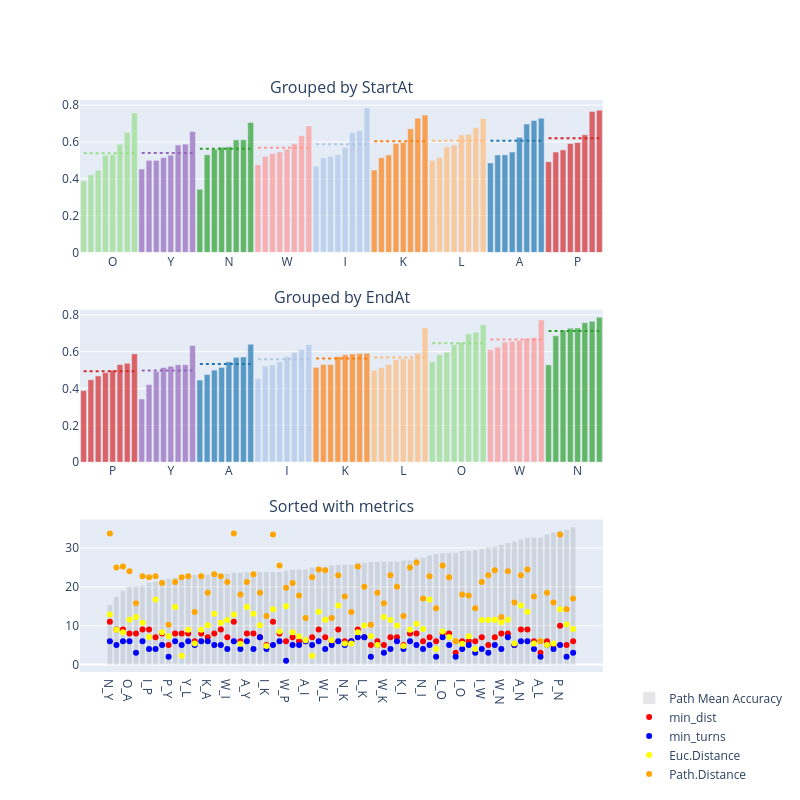

Write notebook code for a chart like this one.
### Markdown cell above
## Do the plotting

### Code cell
# Assuming test_df is your initial DataFrame
new_df = test_df.groupby(["StartAt", "EndAt"])["accuracy"].mean().reset_index()
new_df["StartEnd"] = new_df["StartAt"] + "_" + new_df["EndAt"]

print(new_df)
color_dict = {k: f'rgb({v[0]*255},{v[1]*255},{v[2]*255})' for k, v in zip(new_df["StartAt"].unique(), plt.get_cmap('tab20').colors)}

# # Create the layout for subplots
fig = make_subplots(rows=3, cols=1, vertical_spacing=0.1, subplot_titles=("Grouped by StartAt", "Grouped by EndAt", "Sorted with metrics"))

# Sorting by StartAt
avg_startat = new_df.groupby("StartAt")["accuracy"].mean().sort_values()
new_df["StartAt"] = pd.Categorical(new_df["StartAt"], categories=avg_startat.index, ordered=True)
new_df = new_df.sort_values(["StartAt", "accuracy"])
new_df["colors_start"] = new_df["StartAt"].apply(lambda x: color_dict[x])

# Add traces for StartAt groups
traces_start, tickvals_start, ticktext_start = create_trace(new_df, "colors_start", "StartAt", "StartAt")
for trace in traces_start:
    fig.add_trace(trace, row=1, col=1)
  
# Sorting by EndAt
avg_endat = new_df.groupby("EndAt")["accuracy"].mean().sort_values()
new_df["EndAt"] = pd.Categorical(new_df["EndAt"], categories=avg_endat.index, ordered=True)
new_df = new_df.sort_values(["EndAt", "accuracy"])
new_df["colors_end"] = new_df["EndAt"].apply(lambda x: color_dict[x])

# Add traces for EndAt groups
traces_end, tickvals_end, ticktext_end = create_trace(new_df, "colors_end", "EndAt", "EndAt")
for trace in traces_end:
    fig.add_trace(trace, row=2, col=1)

## Add third plot
# Assuming test_df is your initial DataFrame
metrics_to_plot = ["min_dist", "min_turns", "Euc.Distance", "Path.Distance"]
colors = ["red", "blue", "yellow", "orange"]

# Prepare data
path_accs = test_df[["StartEnd", "path_mean_acc"] + metrics_to_plot].drop_duplicates(subset=["StartEnd"], keep="first")
path_accs = path_accs.sort_values("path_mean_acc")

# Bar plot for path mean accuracy
bar_trace = go.Bar(
    x=path_accs["StartEnd"],
    y=path_accs["path_mean_acc"]*45,
    marker=dict(color="rgba(0, 0, 0, 0.1)"),
    name="Path Mean Accuracy",
    xaxis="x3",
    yaxis="y11",
    hovertemplate="StartEnd: %{x}<br>Path Mean Accuracy: %{customdata:.2f}<extra></extra>",
    customdata=path_accs["path_mean_acc"],

)
fig.add_trace(bar_trace, row=3, col=1)

# Scatter plots for metrics
for metric, color in zip(metrics_to_plot, colors):
    scatter_trace = go.Scatter(
        x=path_accs["StartEnd"],
        y=path_accs[metric],
        mode='markers',
        marker=dict(color=color),
        name=metric,
        xaxis="x3",
        yaxis="y12"
        # hovertemplate=f"StartEnd: <br>{metric}: %{y:.2f}<extra></extra>"#%{x}
    )
    fig.add_trace(scatter_trace, row=3, col=1)

# Update layout for color legends and custom ticks
fig.update_layout(
    height=800, width=800,
    showlegend=True,
    legend=dict(
        x=1.05,
        y=-10,
        traceorder='normal'
    ),
    xaxis=dict(
        tickvals=tickvals_start,
        ticktext=ticktext_start,
        tickmode='array'
    ),
    xaxis2=dict(
        tickvals=tickvals_end,
        ticktext=ticktext_end,
        tickmode='array',
    ),
    yaxis11=dict(title="Path Mean Accuracy", anchor="x3"),
    yaxis12=dict(title="Metrics", anchor="x3", overlaying='y7', side='right'),
)

fig.update_layout(hovermode="closest")

fig.show()
plot(fig, filename="figures/grouped_by_start_end.html")

### Figure 1 — Plotly figure (JSON) as saved in the notebook; plotly's stock layout.template omitted (floating-point values rounded to 4 significant figures)
{"data": [{"customdata": ["O_P", "O_Y", "O_A", "O_I", "O_L", "O_K", "O_W", "O_N"], "hovertemplate": "<br>%{customdata}, %{y:.2f}<extra></extra>", "marker": {"color": ["rgb(152.0,223.0,138.0)", "rgb(152.0,223.0,138.0)", "rgb(152.0,223.0,138.0)", "rgb(152.0,223.0,138.0)", "rgb(152.0,223.0,138.0)", "rgb(152.0,223.0,138.0)", "rgb(152.0,223.0,138.0)", "rgb(152.0,223.0,138.0)"]}, "opacity": 0.7, "showlegend": false, "type": "bar", "x": ["O_P", "O_Y", "O_A", "O_I", "O_L", "O_K", "O_W", "O_N"], "xaxis": "x", "y": [0.3889, 0.4219, 0.4462, 0.5286, 0.5312, 0.5882, 0.6522, 0.7576], "yaxis": "y"}, {"hovertemplate": "<b>StartAt: O</b><br>Avg Accuracy: %{y:.2f}<extra></extra>", "line": {"color": "rgb(152.0,223.0,138.0)", "dash": "dot", "width": 2}, "mode": "lines", "name": "Avg StartAt: O, 0.5393405160438809", "showlegend": false, "type": "scatter", "x": ["O_P", "O_Y", "O_A", "O_I", "O_L", "O_K", "O_W", "O_N"], "xaxis": "x", "y": [0.5393, 0.5393, 0.5393, 0.5393, 0.5393, 0.5393, 0.5393, 0.5393], "yaxis": "y"}, {"customdata": ["Y_I", "Y_A", "Y_L", "Y_K", "Y_N", "Y_O", "Y_P", "Y_W"], "hovertemplate": "<br>%{customdata}, %{y:.2f}<extra></extra>", "marker": {"color": ["rgb(148.0,103.0,189.0)", "rgb(148.0,103.0,189.0)", "rgb(148.0,103.0,189.0)", "rgb(148.0,103.0,189.0)", "rgb(148.0,103.0,189.0)", "rgb(148.0,103.0,189.0)", "rgb(148.0,103.0,189.0)", "rgb(148.0,103.0,189.0)"]}, "opacity": 0.7, "showlegend": false, "type": "bar", "x": ["Y_I", "Y_A", "Y_L", "Y_K", "Y_N", "Y_O", "Y_P", "Y_W"], "xaxis": "x", "y": [0.4531, 0.5, 0.5, 0.5152, 0.5286, 0.5833, 0.5882, 0.6567], "yaxis": "y"}, {"hovertemplate": "<b>StartAt: Y</b><br>Avg Accuracy: %{y:.2f}<extra></extra>", "line": {"color": "rgb(148.0,103.0,189.0)", "dash": "dot", "width": 2}, "mode": "lines", "name": "Avg StartAt: Y, 0.5406416236355465", "showlegend": false, "type": "scatter", "x": ["Y_I", "Y_A", "Y_L", "Y_K", "Y_N", "Y_O", "Y_P", "Y_W"], "xaxis": "x", "y": [0.5406, 0.5406, 0.5406, 0.5406, 0.5406, 0.5406, 0.5406, 0.5406], "yaxis": "y"}, {"customdata": ["N_Y", "N_P", "N_L", "N_A", "N_K", "N_W", "N_I", "N_O"], "hovertemplate": "<br>%{customdata}, %{y:.2f}<extra></extra>", "marker": {"color": ["rgb(44.0,160.0,44.0)", "rgb(44.0,160.0,44.0)", "rgb(44.0,160.0,44.0)", "rgb(44.0,160.0,44.0)", "rgb(44.0,160.0,44.0)", "rgb(44.0,160.0,44.0)", "rgb(44.0,160.0,44.0)", "rgb(44.0,160.0,44.0)"]}, "opacity": 0.7, "showlegend": false, "type": "bar", "x": ["N_Y", "N_P", "N_L", "N_A", "N_K", "N_W", "N_I", "N_O"], "xaxis": "x", "y": [0.3433, 0.5303, 0.5606, 0.5714, 0.5735, 0.6111, 0.6119, 0.7059], "yaxis": "y"}, {"hovertemplate": "<b>StartAt: N</b><br>Avg Accuracy: %{y:.2f}<extra></extra>", "line": {"color": "rgb(44.0,160.0,44.0)", "dash": "dot", "width": 2}, "mode": "lines", "name": "Avg StartAt: N, 0.5635105523439587", "showlegend": false, "type": "scatter", "x": ["N_Y", "N_P", "N_L", "N_A", "N_K", "N_W", "N_I", "N_O"], "xaxis": "x", "y": [0.5635, 0.5635, 0.5635, 0.5635, 0.5635, 0.5635, 0.5635, 0.5635], "yaxis": "y"}, {"customdata": ["W_A", "W_I", "W_P", "W_O", "W_L", "W_K", "W_Y", "W_N"], "hovertemplate": "<br>%{customdata}, %{y:.2f}<extra></extra>", "marker": {"color": ["rgb(255.0,152.0,150.0)", "rgb(255.0,152.0,150.0)", "rgb(255.0,152.0,150.0)", "rgb(255.0,152.0,150.0)", "rgb(255.0,152.0,150.0)", "rgb(255.0,152.0,150.0)", "rgb(255.0,152.0,150.0)", "rgb(255.0,152.0,150.0)"]}, "opacity": 0.7, "showlegend": false, "type": "bar", "x": ["W_A", "W_I", "W_P", "W_O", "W_L", "W_K", "W_Y", "W_N"], "xaxis": "x", "y": [0.4762, 0.5217, 0.5373, 0.5455, 0.5606, 0.5909, 0.6338, 0.6866], "yaxis": "y"}, {"hovertemplate": "<b>StartAt: W</b><br>Avg Accuracy: %{y:.2f}<extra></extra>", "line": {"color": "rgb(255.0,152.0,150.0)", "dash": "dot", "width": 2}, "mode": "lines", "name": "Avg StartAt: W, 0.5690728396889112", "showlegend": false, "type": "scatter", "x": ["W_A", "W_I", "W_P", "W_O", "W_L", "W_K", "W_Y", "W_N"], "xaxis": "x", "y": [0.5691, 0.5691, 0.5691, 0.5691, 0.5691, 0.5691, 0.5691, 0.5691], "yaxis": "y"}, {"customdata": ["I_P", "I_L", "I_Y", "I_K", "I_A", "I_O", "I_W", "I_N"], "hovertemplate": "<br>%{customdata}, %{y:.2f}<extra></extra>", "marker": {"color": ["rgb(174.0,199.0,232.0)", "rgb(174.0,199.0,232.0)", "rgb(174.0,199.0,232.0)", "rgb(174.0,199.0,232.0)", "rgb(174.0,199.0,232.0)", "rgb(174.0,199.0,232.0)", "rgb(174.0,199.0,232.0)", "rgb(174.0,199.0,232.0)"]}, "opacity": 0.7, "showlegend": false, "type": "bar", "x": ["I_P", "I_L", "I_Y", "I_K", "I_A", "I_O", "I_W", "I_N"], "xaxis": "x", "y": [0.4688, 0.5135, 0.5211, 0.5303, 0.5694, 0.6515, 0.6618, 0.7864], "yaxis": "y"}, {"hovertemplate": "<b>StartAt: I</b><br>Avg Accuracy: %{y:.2f}<extra></extra>", "line": {"color": "rgb(174.0,199.0,232.0)", "dash": "dot", "width": 2}, "mode": "lines", "name": "Avg StartAt: I, 0.5878531716515205", "showlegend": false, "type": "scatter", "x": ["I_P", "I_L", "I_Y", "I_K", "I_A", "I_O", "I_W", "I_N"], "xaxis": "x", "y": [0.5879, 0.5879, 0.5879, 0.5879, 0.5879, 0.5879, 0.5879, 0.5879], "yaxis": "y"}, {"customdata": ["K_P", "K_A", "K_Y", "K_L", "K_I", "K_W", "K_N", "K_O"], "hovertemplate": "<br>%{customdata}, %{y:.2f}<extra></extra>", "marker": {"color": ["rgb(255.0,127.0,14.0)", "rgb(255.0,127.0,14.0)", "rgb(255.0,127.0,14.0)", "rgb(255.0,127.0,14.0)", "rgb(255.0,127.0,14.0)", "rgb(255.0,127.0,14.0)", "rgb(255.0,127.0,14.0)", "rgb(255.0,127.0,14.0)"]}, "opacity": 0.7, "showlegend": false, "type": "bar", "x": ["K_P", "K_A", "K_Y", "K_L", "K_I", "K_W", "K_N", "K_O"], "xaxis": "x", "y": [0.4478, 0.5147, 0.5294, 0.5915, 0.597, 0.6714, 0.7286, 0.746], "yaxis": "y"}, {"hovertemplate": "<b>StartAt: K</b><br>Avg Accuracy: %{y:.2f}<extra></extra>", "line": {"color": "rgb(255.0,127.0,14.0)", "dash": "dot", "width": 2}, "mode": "lines", "name": "Avg StartAt: K, 0.6033093510335252", "showlegend": false, "type": "scatter", "x": ["K_P", "K_A", "K_Y", "K_L", "K_I", "K_W", "K_N", "K_O"], "xaxis": "x", "y": [0.6033, 0.6033, 0.6033, 0.6033, 0.6033, 0.6033, 0.6033, 0.6033], "yaxis": "y"}, {"customdata": ["L_P", "L_Y", "L_I", "L_K", "L_O", "L_A", "L_W", "L_N"], "hovertemplate": "<br>%{customdata}, %{y:.2f}<extra></extra>", "marker": {"color": ["rgb(255.0,187.0,120.0)", "rgb(255.0,187.0,120.0)", "rgb(255.0,187.0,120.0)", "rgb(255.0,187.0,120.0)", "rgb(255.0,187.0,120.0)", "rgb(255.0,187.0,120.0)", "rgb(255.0,187.0,120.0)", "rgb(255.0,187.0,120.0)"]}, "opacity": 0.7, "showlegend": false, "type": "bar", "x": ["L_P", "L_Y", "L_I", "L_K", "L_O", "L_A", "L_W", "L_N"], "xaxis": "x", "y": [0.5, 0.5143, 0.5735, 0.5833, 0.6377, 0.6406, 0.6769, 0.7273], "yaxis": "y"}, {"hovertemplate": "<b>StartAt: L</b><br>Avg Accuracy: %{y:.2f}<extra></extra>", "line": {"color": "rgb(255.0,187.0,120.0)", "dash": "dot", "width": 2}, "mode": "lines", "name": "Avg StartAt: L, 0.6067063028749808", "showlegend": false, "type": "scatter", "x": ["L_P", "L_Y", "L_I", "L_K", "L_O", "L_A", "L_W", "L_N"], "xaxis": "x", "y": [0.6067, 0.6067, 0.6067, 0.6067, 0.6067, 0.6067, 0.6067, 0.6067], "yaxis": "y"}, {"customdata": ["A_P", "A_Y", "A_K", "A_I", "A_W", "A_O", "A_N", "A_L"], "hovertemplate": "<br>%{customdata}, %{y:.2f}<extra></extra>", "marker": {"color": ["rgb(31.0,119.0,180.0)", "rgb(31.0,119.0,180.0)", "rgb(31.0,119.0,180.0)", "rgb(31.0,119.0,180.0)", "rgb(31.0,119.0,180.0)", "rgb(31.0,119.0,180.0)", "rgb(31.0,119.0,180.0)", "rgb(31.0,119.0,180.0)"]}, "opacity": 0.7, "showlegend": false, "type": "bar", "x": ["A_P", "A_Y", "A_K", "A_I", "A_W", "A_O", "A_N", "A_L"], "xaxis": "x", "y": [0.4861, 0.5294, 0.5303, 0.5455, 0.625, 0.697, 0.7164, 0.7286], "yaxis": "y"}, {"hovertemplate": "<b>StartAt: A</b><br>Avg Accuracy: %{y:.2f}<extra></extra>", "line": {"color": "rgb(31.0,119.0,180.0)", "dash": "dot", "width": 2}, "mode": "lines", "name": "Avg StartAt: A, 0.607279935945432", "showlegend": false, "type": "scatter", "x": ["A_P", "A_Y", "A_K", "A_I", "A_W", "A_O", "A_N", "A_L"], "xaxis": "x", "y": [0.6073, 0.6073, 0.6073, 0.6073, 0.6073, 0.6073, 0.6073, 0.6073], "yaxis": "y"}, {"customdata": ["P_Y", "P_A", "P_L", "P_K", "P_O", "P_I", "P_N", "P_W"], "hovertemplate": "<br>%{customdata}, %{y:.2f}<extra></extra>", "marker": {"color": ["rgb(214.0,39.0,40.0)", "rgb(214.0,39.0,40.0)", "rgb(214.0,39.0,40.0)", "rgb(214.0,39.0,40.0)", "rgb(214.0,39.0,40.0)", "rgb(214.0,39.0,40.0)", "rgb(214.0,39.0,40.0)", "rgb(214.0,39.0,40.0)"]}, "opacity": 0.7, "showlegend": false, "type": "bar", "x": ["P_Y", "P_A", "P_L", "P_K", "P_O", "P_I", "P_N", "P_W"], "xaxis": "x", "y": [0.4925, 0.5455, 0.5571, 0.5915, 0.597, 0.6389, 0.7656, 0.7727], "yaxis": "y"}, {"hovertemplate": "<b>StartAt: P</b><br>Avg Accuracy: %{y:.2f}<extra></extra>", "line": {"color": "rgb(214.0,39.0,40.0)", "dash": "dot", "width": 2}, "mode": "lines", "name": "Avg StartAt: P, 0.6201175123492728", "showlegend": false, "type": "scatter", "x": ["P_Y", "P_A", "P_L", "P_K", "P_O", "P_I", "P_N", "P_W"], "xaxis": "x", "y": [0.6201, 0.6201, 0.6201, 0.6201, 0.6201, 0.6201, 0.6201, 0.6201], "yaxis": "y"}, {"customdata": ["O_P", "K_P", "I_P", "A_P", "L_P", "N_P", "W_P", "Y_P"], "hovertemplate": "<br>%{customdata}, %{y:.2f}<extra></extra>", "marker": {"color": ["rgb(214.0,39.0,40.0)", "rgb(214.0,39.0,40.0)", "rgb(214.0,39.0,40.0)", "rgb(214.0,39.0,40.0)", "rgb(214.0,39.0,40.0)", "rgb(214.0,39.0,40.0)", "rgb(214.0,39.0,40.0)", "rgb(214.0,39.0,40.0)"]}, "opacity": 0.7, "showlegend": false, "type": "bar", "x": ["O_P", "K_P", "I_P", "A_P", "L_P", "N_P", "W_P", "Y_P"], "xaxis": "x2", "y": [0.3889, 0.4478, 0.4688, 0.4861, 0.5, 0.5303, 0.5373, 0.5882], "yaxis": "y2"}, {"hovertemplate": "<b>EndAt: P</b><br>Avg Accuracy: %{y:.2f}<extra></extra>", "line": {"color": "rgb(214.0,39.0,40.0)", "dash": "dot", "width": 2}, "mode": "lines", "name": "Avg EndAt: P, 0.4934203689107936", "showlegend": false, "type": "scatter", "x": ["O_P", "K_P", "I_P", "A_P", "L_P", "N_P", "W_P", "Y_P"], "xaxis": "x2", "y": [0.4934, 0.4934, 0.4934, 0.4934, 0.4934, 0.4934, 0.4934, 0.4934], "yaxis": "y2"}, {"customdata": ["N_Y", "O_Y", "P_Y", "L_Y", "I_Y", "K_Y", "A_Y", "W_Y"], "hovertemplate": "<br>%{customdata}, %{y:.2f}<extra></extra>", "marker": {"color": ["rgb(148.0,103.0,189.0)", "rgb(148.0,103.0,189.0)", "rgb(148.0,103.0,189.0)", "rgb(148.0,103.0,189.0)", "rgb(148.0,103.0,189.0)", "rgb(148.0,103.0,189.0)", "rgb(148.0,103.0,189.0)", "rgb(148.0,103.0,189.0)"]}, "opacity": 0.7, "showlegend": false, "type": "bar", "x": ["N_Y", "O_Y", "P_Y", "L_Y", "I_Y", "K_Y", "A_Y", "W_Y"], "xaxis": "x2", "y": [0.3433, 0.4219, 0.4925, 0.5143, 0.5211, 0.5294, 0.5294, 0.6338], "yaxis": "y2"}, {"hovertemplate": "<b>EndAt: Y</b><br>Avg Accuracy: %{y:.2f}<extra></extra>", "line": {"color": "rgb(148.0,103.0,189.0)", "dash": "dot", "width": 2}, "mode": "lines", "name": "Avg EndAt: Y, 0.49821683958558194", "showlegend": false, "type": "scatter", "x": ["N_Y", "O_Y", "P_Y", "L_Y", "I_Y", "K_Y", "A_Y", "W_Y"], "xaxis": "x2", "y": [0.4982, 0.4982, 0.4982, 0.4982, 0.4982, 0.4982, 0.4982, 0.4982], "yaxis": "y2"}, {"customdata": ["O_A", "W_A", "Y_A", "K_A", "P_A", "I_A", "N_A", "L_A"], "hovertemplate": "<br>%{customdata}, %{y:.2f}<extra></extra>", "marker": {"color": ["rgb(31.0,119.0,180.0)", "rgb(31.0,119.0,180.0)", "rgb(31.0,119.0,180.0)", "rgb(31.0,119.0,180.0)", "rgb(31.0,119.0,180.0)", "rgb(31.0,119.0,180.0)", "rgb(31.0,119.0,180.0)", "rgb(31.0,119.0,180.0)"]}, "opacity": 0.7, "showlegend": false, "type": "bar", "x": ["O_A", "W_A", "Y_A", "K_A", "P_A", "I_A", "N_A", "L_A"], "xaxis": "x2", "y": [0.4462, 0.4762, 0.5, 0.5147, 0.5455, 0.5694, 0.5714, 0.6406], "yaxis": "y2"}, {"hovertemplate": "<b>EndAt: A</b><br>Avg Accuracy: %{y:.2f}<extra></extra>", "line": {"color": "rgb(31.0,119.0,180.0)", "dash": "dot", "width": 2}, "mode": "lines", "name": "Avg EndAt: A, 0.5330003457531031", "showlegend": false, "type": "scatter", "x": ["O_A", "W_A", "Y_A", "K_A", "P_A", "I_A", "N_A", "L_A"], "xaxis": "x2", "y": [0.533, 0.533, 0.533, 0.533, 0.533, 0.533, 0.533, 0.533], "yaxis": "y2"}, {"customdata": ["Y_I", "W_I", "O_I", "A_I", "L_I", "K_I", "N_I", "P_I"], "hovertemplate": "<br>%{customdata}, %{y:.2f}<extra></extra>", "marker": {"color": ["rgb(174.0,199.0,232.0)", "rgb(174.0,199.0,232.0)", "rgb(174.0,199.0,232.0)", "rgb(174.0,199.0,232.0)", "rgb(174.0,199.0,232.0)", "rgb(174.0,199.0,232.0)", "rgb(174.0,199.0,232.0)", "rgb(174.0,199.0,232.0)"]}, "opacity": 0.7, "showlegend": false, "type": "bar", "x": ["Y_I", "W_I", "O_I", "A_I", "L_I", "K_I", "N_I", "P_I"], "xaxis": "x2", "y": [0.4531, 0.5217, 0.5286, 0.5455, 0.5735, 0.597, 0.6119, 0.6389], "yaxis": "y2"}, {"hovertemplate": "<b>EndAt: I</b><br>Avg Accuracy: %{y:.2f}<extra></extra>", "line": {"color": "rgb(174.0,199.0,232.0)", "dash": "dot", "width": 2}, "mode": "lines", "name": "Avg EndAt: I, 0.5587829536243685", "showlegend": false, "type": "scatter", "x": ["Y_I", "W_I", "O_I", "A_I", "L_I", "K_I", "N_I", "P_I"], "xaxis": "x2", "y": [0.5588, 0.5588, 0.5588, 0.5588, 0.5588, 0.5588, 0.5588, 0.5588], "yaxis": "y2"}, {"customdata": ["Y_K", "I_K", "A_K", "N_K", "L_K", "O_K", "W_K", "P_K"], "hovertemplate": "<br>%{customdata}, %{y:.2f}<extra></extra>", "marker": {"color": ["rgb(255.0,127.0,14.0)", "rgb(255.0,127.0,14.0)", "rgb(255.0,127.0,14.0)", "rgb(255.0,127.0,14.0)", "rgb(255.0,127.0,14.0)", "rgb(255.0,127.0,14.0)", "rgb(255.0,127.0,14.0)", "rgb(255.0,127.0,14.0)"]}, "opacity": 0.7, "showlegend": false, "type": "bar", "x": ["Y_K", "I_K", "A_K", "N_K", "L_K", "O_K", "W_K", "P_K"], "xaxis": "x2", "y": [0.5152, 0.5303, 0.5303, 0.5735, 0.5833, 0.5882, 0.5909, 0.5915], "yaxis": "y2"}, {"hovertemplate": "<b>EndAt: K</b><br>Avg Accuracy: %{y:.2f}<extra></extra>", "line": {"color": "rgb(255.0,127.0,14.0)", "dash": "dot", "width": 2}, "mode": "lines", "name": "Avg EndAt: K, 0.5629142502071252", "showlegend": false, "type": "scatter", "x": ["Y_K", "I_K", "A_K", "N_K", "L_K", "O_K", "W_K", "P_K"], "xaxis": "x2", "y": [0.5629, 0.5629, 0.5629, 0.5629, 0.5629, 0.5629, 0.5629, 0.5629], "yaxis": "y2"}, {"customdata": ["Y_L", "I_L", "O_L", "P_L", "N_L", "W_L", "K_L", "A_L"], "hovertemplate": "<br>%{customdata}, %{y:.2f}<extra></extra>", "marker": {"color": ["rgb(255.0,187.0,120.0)", "rgb(255.0,187.0,120.0)", "rgb(255.0,187.0,120.0)", "rgb(255.0,187.0,120.0)", "rgb(255.0,187.0,120.0)", "rgb(255.0,187.0,120.0)", "rgb(255.0,187.0,120.0)", "rgb(255.0,187.0,120.0)"]}, "opacity": 0.7, "showlegend": false, "type": "bar", "x": ["Y_L", "I_L", "O_L", "P_L", "N_L", "W_L", "K_L", "A_L"], "xaxis": "x2", "y": [0.5, 0.5135, 0.5312, 0.5571, 0.5606, 0.5606, 0.5915, 0.7286], "yaxis": "y2"}, {"hovertemplate": "<b>EndAt: L</b><br>Avg Accuracy: %{y:.2f}<extra></extra>", "line": {"color": "rgb(255.0,187.0,120.0)", "dash": "dot", "width": 2}, "mode": "lines", "name": "Avg EndAt: L, 0.5679049020268211", "showlegend": false, "type": "scatter", "x": ["Y_L", "I_L", "O_L", "P_L", "N_L", "W_L", "K_L", "A_L"], "xaxis": "x2", "y": [0.5679, 0.5679, 0.5679, 0.5679, 0.5679, 0.5679, 0.5679, 0.5679], "yaxis": "y2"}, {"customdata": ["W_O", "Y_O", "P_O", "L_O", "I_O", "A_O", "N_O", "K_O"], "hovertemplate": "<br>%{customdata}, %{y:.2f}<extra></extra>", "marker": {"color": ["rgb(152.0,223.0,138.0)", "rgb(152.0,223.0,138.0)", "rgb(152.0,223.0,138.0)", "rgb(152.0,223.0,138.0)", "rgb(152.0,223.0,138.0)", "rgb(152.0,223.0,138.0)", "rgb(152.0,223.0,138.0)", "rgb(152.0,223.0,138.0)"]}, "opacity": 0.7, "showlegend": false, "type": "bar", "x": ["W_O", "Y_O", "P_O", "L_O", "I_O", "A_O", "N_O", "K_O"], "xaxis": "x2", "y": [0.5455, 0.5833, 0.597, 0.6377, 0.6515, 0.697, 0.7059, 0.746], "yaxis": "y2"}, {"hovertemplate": "<b>EndAt: O</b><br>Avg Accuracy: %{y:.2f}<extra></extra>", "line": {"color": "rgb(152.0,223.0,138.0)", "dash": "dot", "width": 2}, "mode": "lines", "name": "Avg EndAt: O, 0.6454853638798843", "showlegend": false, "type": "scatter", "x": ["W_O", "Y_O", "P_O", "L_O", "I_O", "A_O", "N_O", "K_O"], "xaxis": "x2", "y": [0.6455, 0.6455, 0.6455, 0.6455, 0.6455, 0.6455, 0.6455, 0.6455], "yaxis": "y2"}, {"customdata": ["N_W", "A_W", "O_W", "Y_W", "I_W", "K_W", "L_W", "P_W"], "hovertemplate": "<br>%{customdata}, %{y:.2f}<extra></extra>", "marker": {"color": ["rgb(255.0,152.0,150.0)", "rgb(255.0,152.0,150.0)", "rgb(255.0,152.0,150.0)", "rgb(255.0,152.0,150.0)", "rgb(255.0,152.0,150.0)", "rgb(255.0,152.0,150.0)", "rgb(255.0,152.0,150.0)", "rgb(255.0,152.0,150.0)"]}, "opacity": 0.7, "showlegend": false, "type": "bar", "x": ["N_W", "A_W", "O_W", "Y_W", "I_W", "K_W", "L_W", "P_W"], "xaxis": "x2", "y": [0.6111, 0.625, 0.6522, 0.6567, 0.6618, 0.6714, 0.6769, 0.7727], "yaxis": "y2"}, {"hovertemplate": "<b>EndAt: W</b><br>Avg Accuracy: %{y:.2f}<extra></extra>", "line": {"color": "rgb(255.0,152.0,150.0)", "dash": "dot", "width": 2}, "mode": "lines", "name": "Avg EndAt: W, 0.6659806336282889", "showlegend": false, "type": "scatter", "x": ["N_W", "A_W", "O_W", "Y_W", "I_W", "K_W", "L_W", "P_W"], "xaxis": "x2", "y": [0.666, 0.666, 0.666, 0.666, 0.666, 0.666, 0.666, 0.666], "yaxis": "y2"}, {"customdata": ["Y_N", "W_N", "A_N", "L_N", "K_N", "O_N", "P_N", "I_N"], "hovertemplate": "<br>%{customdata}, %{y:.2f}<extra></extra>", "marker": {"color": ["rgb(44.0,160.0,44.0)", "rgb(44.0,160.0,44.0)", "rgb(44.0,160.0,44.0)", "rgb(44.0,160.0,44.0)", "rgb(44.0,160.0,44.0)", "rgb(44.0,160.0,44.0)", "rgb(44.0,160.0,44.0)", "rgb(44.0,160.0,44.0)"]}, "opacity": 0.7, "showlegend": false, "type": "bar", "x": ["Y_N", "W_N", "A_N", "L_N", "K_N", "O_N", "P_N", "I_N"], "xaxis": "x2", "y": [0.5286, 0.6866, 0.7164, 0.7273, 0.7286, 0.7576, 0.7656, 0.7864], "yaxis": "y2"}, {"hovertemplate": "<b>EndAt: N</b><br>Avg Accuracy: %{y:.2f}<extra></extra>", "line": {"color": "rgb(44.0,160.0,44.0)", "dash": "dot", "width": 2}, "mode": "lines", "name": "Avg EndAt: N, 0.7121261479510623", "showlegend": false, "type": "scatter", "x": ["Y_N", "W_N", "A_N", "L_N", "K_N", "O_N", "P_N", "I_N"], "xaxis": "x2", "y": [0.7121, 0.7121, 0.7121, 0.7121, 0.7121, 0.7121, 0.7121, 0.7121], "yaxis": "y2"}, {"customdata": [0.3433, 0.3889, 0.4219, 0.4462, 0.4478, 0.4531, 0.4688, 0.4762, 0.4861, 0.4925, 0.5, 0.5, 0.5, 0.5135, 0.5143, 0.5147, 0.5152, 0.5211, 0.5217, 0.5286, 0.5286, 0.5294, 0.5294, 0.5303, 0.5303, 0.5303, 0.5312, 0.5373, 0.5455, 0.5455, 0.5455, 0.5571, 0.5606, 0.5606, 0.5694, 0.5714, 0.5735, 0.5735, 0.5833, 0.5833, 0.5882, 0.5882, 0.5909, 0.5915, 0.5915, 0.597, 0.597, 0.6111, 0.6119, 0.625, 0.6338, 0.6377, 0.6389, 0.6406, 0.6515, 0.6522, 0.6567, 0.6618, 0.6714, 0.6769, 0.6866, 0.697, 0.7059, 0.7164, 0.7273, 0.7286, 0.7286, 0.746, 0.7576, 0.7656, 0.7727, 0.7864], "hovertemplate": "StartEnd: %{x}<br>Path Mean Accuracy: %{customdata:.2f}<extra></extra>", "marker": {"color": "rgba(0, 0, 0, 0.1)"}, "name": "Path Mean Accuracy", "type": "bar", "x": ["N_Y", "O_P", "O_Y", "O_A", "K_P", "Y_I", "I_P", "W_A", "A_P", "P_Y", "Y_A", "L_P", "Y_L", "I_L", "L_Y", "K_A", "Y_K", "I_Y", "W_I", "Y_N", "O_I", "A_Y", "K_Y", "A_K", "I_K", "N_P", "O_L", "W_P", "P_A", "W_O", "A_I", "P_L", "N_L", "W_L", "I_A", "N_A", "N_K", "L_I", "Y_O", "L_K", "Y_P", "O_K", "W_K", "P_K", "K_L", "K_I", "P_O", "N_W", "N_I", "A_W", "W_Y", "L_O", "P_I", "L_A", "I_O", "O_W", "Y_W", "I_W", "K_W", "L_W", "W_N", "A_O", "N_O", "A_N", "L_N", "K_N", "A_L", "K_O", "O_N", "P_N", "P_W", "I_N"], "xaxis": "x3", "y": [15.45, 17.5, 18.98, 20.08, 20.15, 20.39, 21.09, 21.43, 21.88, 22.16, 22.5, 22.5, 22.5, 23.11, 23.14, 23.16, 23.18, 23.45, 23.48, 23.79, 23.79, 23.82, 23.82, 23.86, 23.86, 23.86, 23.91, 24.18, 24.55, 24.55, 24.55, 25.07, 25.23, 25.23, 25.62, 25.71, 25.81, 25.81, 26.25, 26.25, 26.47, 26.47, 26.59, 26.62, 26.62, 26.87, 26.87, 27.5, 27.54, 28.12, 28.52, 28.7, 28.75, 28.83, 29.32, 29.35, 29.55, 29.78, 30.21, 30.46, 30.9, 31.36, 31.76, 32.24, 32.73, 32.79, 32.79, 33.57, 34.09, 34.45, 34.77, 35.39], "yaxis": "y3"}, {"marker": {"color": "red"}, "mode": "markers", "name": "min_dist", "type": "scatter", "x": ["N_Y", "O_P", "O_Y", "O_A", "K_P", "Y_I", "I_P", "W_A", "A_P", "P_Y", "Y_A", "L_P", "Y_L", "I_L", "L_Y", "K_A", "Y_K", "I_Y", "W_I", "Y_N", "O_I", "A_Y", "K_Y", "A_K", "I_K", "N_P", "O_L", "W_P", "P_A", "W_O", "A_I", "P_L", "N_L", "W_L", "I_A", "N_A", "N_K", "L_I", "Y_O", "L_K", "Y_P", "O_K", "W_K", "P_K", "K_L", "K_I", "P_O", "N_W", "N_I", "A_W", "W_Y", "L_O", "P_I", "L_A", "I_O", "O_W", "Y_W", "I_W", "K_W", "L_W", "W_N", "A_O", "N_O", "A_N", "L_N", "K_N", "A_L", "K_O", "O_N", "P_N", "P_W", "I_N"], "xaxis": "x3", "y": [11, 9, 9, 8, 8, 9, 9, 7, 8, 5, 8, 8, 8, 6, 8, 7, 8, 9, 7, 11, 6, 8, 8, 7, 5, 11, 8, 6, 7, 6, 6, 7, 9, 7, 6, 9, 6, 6, 9, 7, 5, 6, 5, 7, 7, 5, 8, 8, 6, 7, 6, 8, 8, 3, 6, 6, 6, 7, 5, 7, 8, 8, 5, 9, 9, 6, 3, 6, 5, 10, 5, 6], "yaxis": "y3"}, {"marker": {"color": "blue"}, "mode": "markers", "name": "min_turns", "type": "scatter", "x": ["N_Y", "O_P", "O_Y", "O_A", "K_P", "Y_I", "I_P", "W_A", "A_P", "P_Y", "Y_A", "L_P", "Y_L", "I_L", "L_Y", "K_A", "Y_K", "I_Y", "W_I", "Y_N", "O_I", "A_Y", "K_Y", "A_K", "I_K", "N_P", "O_L", "W_P", "P_A", "W_O", "A_I", "P_L", "N_L", "W_L", "I_A", "N_A", "N_K", "L_I", "Y_O", "L_K", "Y_P", "O_K", "W_K", "P_K", "K_L", "K_I", "P_O", "N_W", "N_I", "A_W", "W_Y", "L_O", "P_I", "L_A", "I_O", "O_W", "Y_W", "I_W", "K_W", "L_W", "W_N", "A_O", "N_O", "A_N", "L_N", "K_N", "A_L", "K_O", "O_N", "P_N", "P_W", "I_N"], "xaxis": "x3", "y": [6, 5, 6, 6, 3, 6, 4, 4, 5, 2, 6, 5, 6, 5, 6, 6, 5, 5, 4, 6, 4, 6, 4, 7, 4, 5, 6, 1, 5, 5, 6, 5, 6, 4, 5, 6, 5, 6, 7, 7, 2, 5, 3, 4, 6, 4, 6, 5, 4, 5, 2, 7, 5, 2, 4, 5, 3, 4, 3, 5, 4, 7, 5, 6, 6, 4, 2, 5, 4, 5, 2, 3], "yaxis": "y3"}, {"marker": {"color": "yellow"}, "mode": "markers", "name": "Euc.Distance", "type": "scatter", "x": ["N_Y", "O_P", "O_Y", "O_A", "K_P", "Y_I", "I_P", "W_A", "A_P", "P_Y", "Y_A", "L_P", "Y_L", "I_L", "L_Y", "K_A", "Y_K", "I_Y", "W_I", "Y_N", "O_I", "A_Y", "K_Y", "A_K", "I_K", "N_P", "O_L", "W_P", "P_A", "W_O", "A_I", "P_L", "N_L", "W_L", "I_A", "N_A", "N_K", "L_I", "Y_O", "L_K", "Y_P", "O_K", "W_K", "P_K", "K_L", "K_I", "P_O", "N_W", "N_I", "A_W", "W_Y", "L_O", "P_I", "L_A", "I_O", "O_W", "Y_W", "I_W", "K_W", "L_W", "W_N", "A_O", "N_O", "A_N", "L_N", "K_N", "A_L", "K_O", "O_N", "P_N", "P_W", "I_N"], "xaxis": "x3", "y": [12.91, 8.923, 8.28, 11.51, 12.26, 10.75, 7.08, 16.71, 8.284, 7.267, 14.81, 2.264, 8.962, 5.408, 8.962, 10.11, 13.05, 10.75, 11.47, 12.91, 5.315, 14.81, 13.05, 10.11, 4.743, 14.25, 8.515, 15.0, 8.284, 7.25, 6.265, 2.264, 13.58, 11.5, 6.265, 15.18, 5.408, 5.408, 8.28, 10.06, 7.267, 5.025, 12.26, 11.45, 10.06, 4.743, 8.923, 10.51, 9.124, 16.71, 4, 8.515, 7.08, 6.083, 5.315, 7.25, 4, 11.47, 11.45, 11.5, 10.85, 11.51, 5.385, 15.18, 13.58, 5.408, 6.083, 5.025, 5.385, 14.25, 10.34, 9.124], "yaxis": "y3"}, {"marker": {"color": "orange"}, "mode": "markers", "name": "Path.Distance", "type": "scatter", "x": ["N_Y", "O_P", "O_Y", "O_A", "K_P", "Y_I", "I_P", "W_A", "A_P", "P_Y", "Y_A", "L_P", "Y_L", "I_L", "L_Y", "K_A", "Y_K", "I_Y", "W_I", "Y_N", "O_I", "A_Y", "K_Y", "A_K", "I_K", "N_P", "O_L", "W_P", "P_A", "W_O", "A_I", "P_L", "N_L", "W_L", "I_A", "N_A", "N_K", "L_I", "Y_O", "L_K", "Y_P", "O_K", "W_K", "P_K", "K_L", "K_I", "P_O", "N_W", "N_I", "A_W", "W_Y", "L_O", "P_I", "L_A", "I_O", "O_W", "Y_W", "I_W", "K_W", "L_W", "W_N", "A_O", "N_O", "A_N", "L_N", "K_N", "A_L", "K_O", "O_N", "P_N", "P_W", "I_N"], "xaxis": "x3", "y": [33.75, 25, 25.25, 24, 15.75, 22.75, 22.5, 22.75, 21, 10.25, 21.25, 22.5, 22.75, 13.5, 22.75, 18.5, 23.25, 22.75, 21.25, 33.75, 18, 21.25, 23.25, 18.5, 12.5, 33.5, 25.5, 19.75, 21, 17.75, 12, 22.5, 24.5, 24.25, 12, 23, 17.5, 13.5, 25.25, 20, 10.25, 18.5, 15.75, 23, 20, 12.5, 25, 26.25, 17, 22.75, 14.5, 25.5, 22.5, 6, 18, 17.75, 14.5, 21.25, 23, 24.25, 12.25, 24, 16, 23, 24.5, 17.5, 6, 18.5, 16, 33.5, 14.25, 17], "yaxis": "y3"}], "layout": {"annotations": [{"font": {"size": 16}, "showarrow": false, "text": "Grouped by StartAt", "x": 0.5, "xanchor": "center", "xref": "paper", "y": 1, "yanchor": "bottom", "yref": "paper"}, {"font": {"size": 16}, "showarrow": false, "text": "Grouped by EndAt", "x": 0.5, "xanchor": "center", "xref": "paper", "y": 0.6333, "yanchor": "bottom", "yref": "paper"}, {"font": {"size": 16}, "showarrow": false, "text": "Sorted with metrics", "x": 0.5, "xanchor": "center", "xref": "paper", "y": 0.2667, "yanchor": "bottom", "yref": "paper"}], "height": 800, "hovermode": "closest", "legend": {"traceorder": "normal", "x": 1.05, "y": -0.02, "yanchor": "top"}, "showlegend": true, "width": 800, "xaxis": {"anchor": "y", "autorange": true, "domain": [0, 1], "range": [-0.5, 71.5], "tickmode": "array", "ticktext": ["O", "Y", "N", "W", "I", "K", "L", "A", "P"], "tickvals": ["O_L", "Y_N", "N_K", "W_L", "I_A", "K_I", "L_O", "A_W", "P_O"], "type": "category"}, "xaxis2": {"anchor": "y2", "autorange": true, "domain": [0, 1], "range": [-0.5, 71.5], "tickmode": "array", "ticktext": ["P", "Y", "A", "I", "K", "L", "O", "W", "N"], "tickvals": ["L_P", "I_Y", "P_A", "L_I", "L_K", "N_L", "I_O", "I_W", "K_N"], "type": "category"}, "xaxis3": {"anchor": "y3", "autorange": true, "domain": [0, 1], "range": [-4.592, 75.59], "type": "category"}, "yaxis": {"anchor": "x", "autorange": true, "domain": [0.7333, 1], "range": [0, 0.8278], "type": "linear"}, "yaxis11": {"anchor": "x3", "title": {"text": "Path Mean Accuracy"}}, "yaxis12": {"anchor": "x3", "overlaying": "y7", "side": "right", "title": {"text": "Metrics"}}, "yaxis2": {"anchor": "x2", "autorange": true, "domain": [0.3667, 0.6333], "range": [0, 0.8278], "type": "linear"}, "yaxis3": {"anchor": "x3", "autorange": true, "domain": [0, 0.2667], "range": [-1.93, 37.35], "type": "linear"}}}
